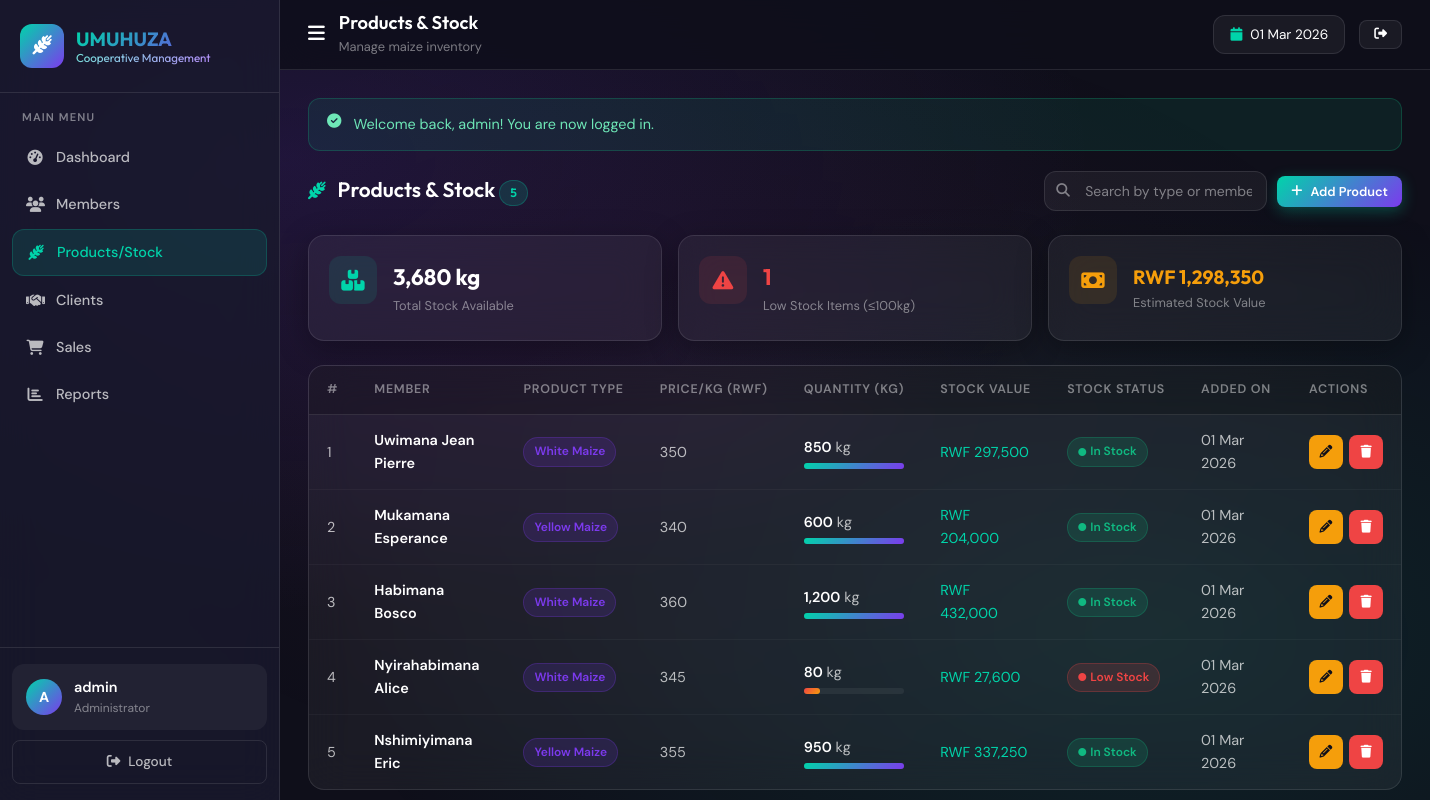
The page /products.php (signed in) on the database its author committed.
### tables this page shows
CREATE TABLE IF NOT EXISTS products (
    id         INT PRIMARY KEY AUTO_INCREMENT,
    member_id  INT NOT NULL,
    quantity   DECIMAL(10,2) NOT NULL DEFAULT 0,    
    price      DECIMAL(10,2) NOT NULL,               
    type       VARCHAR(50) NOT NULL,                 
    created_at TIMESTAMP DEFAULT CURRENT_TIMESTAMP,
    FOREIGN KEY (member_id) REFERENCES members(id) ON DELETE CASCADE
);

CREATE TABLE IF NOT EXISTS members (
    id         INT PRIMARY KEY AUTO_INCREMENT,
    name       VARCHAR(100) NOT NULL,
    phone      VARCHAR(20) NOT NULL,
    village    VARCHAR(100) NOT NULL,
    join_date  DATE NOT NULL,
    created_at TIMESTAMP DEFAULT CURRENT_TIMESTAMP
);

### config.php (called while the page is built, shortened)
<?php
function clean($str) {
    return htmlspecialchars(trim($str), ENT_QUOTES, 'UTF-8');
}
function formatCurrency($amount) {
    return 'RWF ' . number_format($amount, 0, '.', ',');
}
function formatDate($date) {
    return date('d M Y', strtotime($date));
}

### products.php (the view, shortened to what this page needs)
<?php
require_once 'config.php';
$db = getDB();
$search   = trim($_GET['search'] ?? '');
$page_num = max(1, (int)($_GET['page'] ?? 1));
$per_page = 10;
$offset   = ($page_num - 1) * $per_page;
$where  = "WHERE 1=1";
$params = [];
$total = $db->prepare("SELECT COUNT(*) FROM products p JOIN members m ON p.member_id=m.id $where");
$total->execute($params);
$total = $total->fetchColumn();
$stmt = $db->prepare("
    SELECT p.*, m.name as member_name
    FROM products p
    JOIN members m ON p.member_id = m.id
    $where
    ORDER BY p.created_at DESC
    LIMIT $per_page OFFSET $offset
");
$stmt->execute($params);
$products = $stmt->fetchAll();
include 'includes/header.php';
?>
<div class="section-header">
    <div class="section-title">
        <i class="fas fa-wheat-awn"></i>
        <h2>Products & Stock <span class="badge badge-primary"><?= $total ?></span></h2>
    </div>
    <div class="section-actions">
        <form method="GET" class="search-bar">
            <i class="fas fa-search"></i>
            <input type="text" name="search" placeholder="Search by type or member..." value="<?= clean($search) ?>">
        </form>
        <button class="btn btn-primary btn-sm" onclick="resetProductForm();openModal('product-modal')">
            <i class="fas fa-plus"></i> Add Product
        </button>
    </div>
</div>
<?php
$low_count  = $db->query("SELECT COUNT(*) FROM products WHERE quantity <= " . STOCK_LOW)->fetchColumn();
$total_qty  = $db->query("SELECT COALESCE(SUM(quantity),0) FROM products")->fetchColumn();
$total_val  = $db->query("SELECT COALESCE(SUM(quantity*price),0) FROM products")->fetchColumn();
?>
<div style="display:grid;grid-template-columns:repeat(3,1fr);gap:16px;margin-bottom:24px;">
    <div class="glass-card" style="padding:20px;display:flex;align-items:center;gap:16px;">
        <div class="stat-icon"><i class="fas fa-boxes-stacked"></i></div>
        <div>
            <div style="font-size:1.4rem;font-weight:700;font-family:var(--font-heading);"><?= number_format($total_qty,0) ?> kg</div>
            <div style="font-size:0.8rem;color:var(--text-muted);">Total Stock Available</div>
        </div>
    </div>
    <div class="glass-card" style="padding:20px;display:flex;align-items:center;gap:16px;">
        <div class="stat-icon red"><i class="fas fa-triangle-exclamation"></i></div>
        <div>
            <div style="font-size:1.4rem;font-weight:700;font-family:var(--font-heading);color:var(--danger);"><?= $low_count ?></div>
            <div style="font-size:0.8rem;color:var(--text-muted);">Low Stock Items (≤<?= STOCK_LOW ?>kg)</div>
        </div>
    </div>
    <div class="glass-card" style="padding:20px;display:flex;align-items:center;gap:16px;">
        <div class="stat-icon orange"><i class="fas fa-money-bill"></i></div>
        <div>
            <div style="font-size:1.2rem;font-weight:700;font-family:var(--font-heading);color:var(--warning);"><?= formatCurrency($total_val) ?></div>
            <div style="font-size:0.8rem;color:var(--text-muted);">Estimated Stock Value</div>
        </div>
    </div>
</div>
<div class="table-container">
    <table class="data-table">
        <thead>
            <tr>
                <th>#</th>
                <th>Member</th>
                <th>Product Type</th>
                <th>Price/kg (RWF)</th>
                <th>Quantity (kg)</th>
                <th>Stock Value</th>
                <th>Stock Status</th>
                <th>Added On</th>
                <th>Actions</th>
            </tr>
        </thead>
        <tbody>
            <?php if (!empty($products)): ?>
            <?php foreach ($products as $i => $p):
                $status = $p['quantity'] <= STOCK_LOW ? 'low' : ($p['quantity'] <= STOCK_MEDIUM ? 'medium' : 'high');
                $badge  = $status === 'low' ? 'badge-danger' : ($status === 'medium' ? 'badge-warning' : 'badge-success');
                $label  = $status === 'low' ? 'Low Stock' : ($status === 'medium' ? 'Medium' : 'In Stock');
                $pct    = min(100, round(($p['quantity'] / STOCK_MEDIUM) * 100));
            ?>
            <tr>
                <td><?= $offset + $i + 1 ?></td>
                <td><strong><?= clean($p['member_name']) ?></strong></td>
                <td><span class="badge badge-info"><?= clean($p['type']) ?></span></td>
                <td><?= number_format($p['price'], 0) ?></td>
                <td>
                    <strong><?= number_format($p['quantity'], 0) ?></strong> kg
                    <div class="stock-bar-wrap">
                        <div class="stock-bar-fill <?= $status ?>" style="width:<?= min(100,$pct) ?>%"></div>
                    </div>
                </td>
                <td style="color:var(--primary-accent);"><?= formatCurrency($p['quantity'] * $p['price']) ?></td>
                <td><span class="badge <?= $badge ?>"><i class="fas fa-circle" style="font-size:0.5rem"></i> <?= $label ?></span></td>
                <td><?= formatDate($p['created_at']) ?></td>
                <td>
                    <div class="table-actions">
                        <button class="btn btn-warning btn-sm btn-icon"
                            onclick="editProduct(<?= htmlspecialchars(json_encode($p), ENT_QUOTES) ?>)"
                            title="Edit"><i class="fas fa-pencil"></i></button>
                        <a href="products.php?action=delete&id=<?= $p['id'] ?>"
                           class="btn btn-danger btn-sm btn-icon"
                           onclick="return confirm('Delete this product record?')"
                           title="Delete"><i class="fas fa-trash"></i></a>
                    </div>
                </td>
            </tr>
            <?php endforeach; ?>
            <?php endif; ?>
        </tbody>
    </table>
</div>
<?php include 'includes/footer.php'; ?>

### rows shown on the page
products: i "1", member.name "Uwimana Jean Pierre", type "White Maize", price "350", quantity "850", formatCurrency($p['quantity'] * $p['price']) "RWF 297,500", quantity "In Stock", created_at "01 Mar 2026"
products: i "2", member.name "Mukamana Esperance", type "Yellow Maize", price "340", quantity "600", formatCurrency($p['quantity'] * $p['price']) "RWF 204,000", quantity "In Stock", created_at "01 Mar 2026"
products: i "3", member.name "Habimana Bosco", type "White Maize", price "360", quantity "1,200", formatCurrency($p['quantity'] * $p['price']) "RWF 432,000", quantity "In Stock", created_at "01 Mar 2026"
products: i "4", member.name "Nyirahabimana Alice", type "White Maize", price "345", quantity "80", formatCurrency($p['quantity'] * $p['price']) "RWF 27,600", quantity "Low Stock", created_at "01 Mar 2026"
products: i "5", member.name "Nshimiyimana Eric", type "Yellow Maize", price "355", quantity "950", formatCurrency($p['quantity'] * $p['price']) "RWF 337,250", quantity "In Stock", created_at "01 Mar 2026"

### other values the page prints
$item['label'] "Dashboard"
$item['label'] "Members"
$item['label'] "Products/Stock"
$item['label'] "Clients"
$item['label'] "Sales"
$item['label'] "Reports"
$initials "A"
$username "admin"
$pt['title'] "Products & Stock"
$pt['subtitle'] "Manage maize inventory"
$flash['message'] "Welcome back, admin! You are now logged in."
$total "5"
$total_qty "3,680"
$low_count "1"
STOCK_LOW "100"
